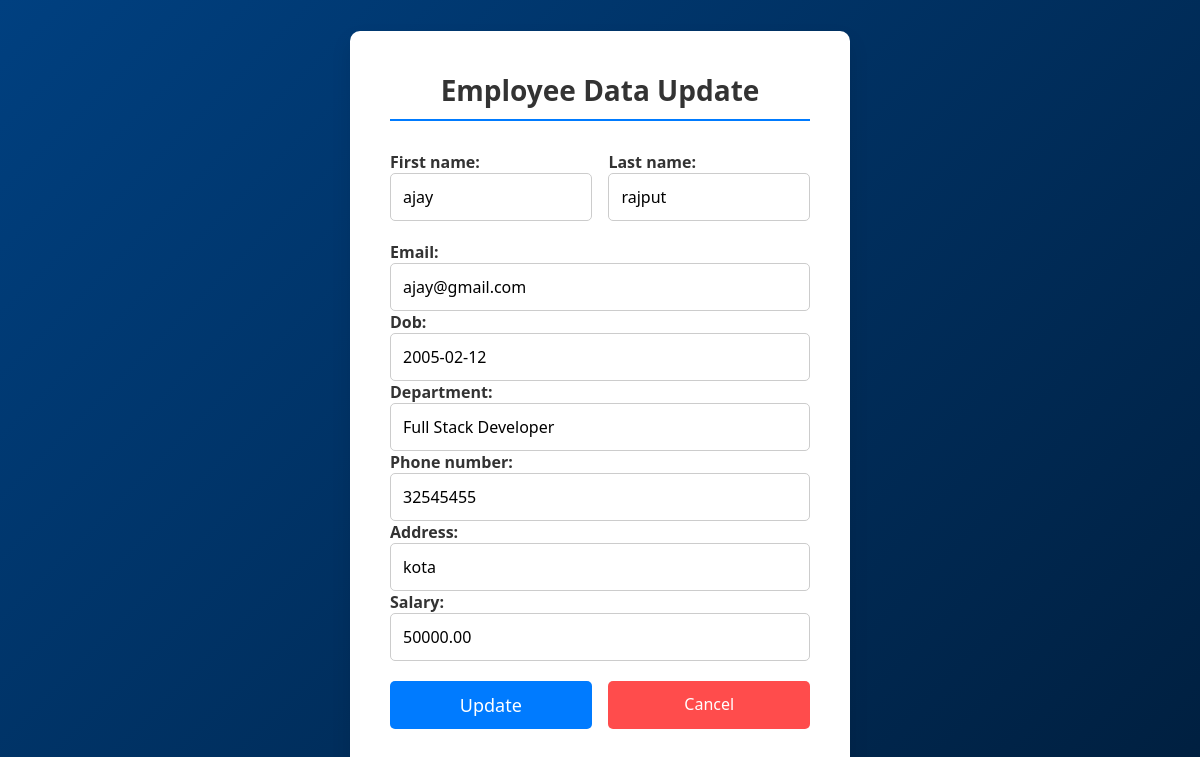
Page /employee_update/14/ on the committed database.
### apps/management/models.py (models this page shows)
class Employee(DateTimeModel):
    first_name = models.CharField(max_length=30)
    last_name = models.CharField(max_length=30)
    email = models.EmailField(null=True, max_length=30)
    dob = models.DateField(null=True)
    department = models.CharField(max_length=50)
    phone_number = models.CharField(max_length=15, null=True, blank=True)
    address = models.CharField(null=True, blank=True,max_length=40)
    salary = models.DecimalField(max_digits=10, decimal_places=2, null=True, blank=True)

### apps/management/views.py (the view)
# urls.py: path('employee_update/<int:pk>/', EmployeeUpdateView.as_view(), name='employee_update'),
class EmployeeUpdateView(UpdateView):
    model = Employee
    fields = ['first_name', 'last_name', 'email', 'dob', 'department', 'phone_number', 'address', 'salary']
    template_name = 'employee_update.html'
    success_url = reverse_lazy('employee_list')

### templates/employee_update.html (shortened to what this page needs)
<!DOCTYPE html>
<html lang="en">
<head>
</head>
<body>
    <div class="form-container">
        <h2>Employee Data Update</h2>
        <form method="post">
            <div class="form-row">
                <div class="form-group">
                    {{ form.first_name.label_tag }}{{ form.first_name }}
                </div>
                <div class="form-group">
                    {{ form.last_name.label_tag }}{{ form.last_name }}
                </div>
            </div>
            <div class="form-group">
                {{ form.email.label_tag }}{{ form.email }}
                {{ form.dob.label_tag }}{{ form.dob }}
                {{ form.department.label_tag }}{{ form.department }}
                {{ form.phone_number.label_tag }}{{ form.phone_number }}
                {{ form.address.label_tag }}{{ form.address }}
                {{ form.salary.label_tag }}{{ form.salary }}
            </div>
            <div class="button-row">
                <button type="submit">Update</button>
                <a href="{% url 'employee_list' %}" class="btn-cancel">Cancel</a>
            </div>
        </form>
    </div>
</body>
</html>

### templates/employee_update.html (style rules this page uses)
* { margin: 0; padding: 0; box-sizing: border-box; font-family: 'Segoe UI', Tahoma, Geneva, Verdana, sans-serif; }
body { display: flex; justify-content: center; align-items: center; height: 100vh; background: linear-gradient(135deg, #004080, #001f3f); }
.form-container { background: #ffffff; padding: 40px; border-radius: 10px; box-shadow: 0 10px 20px rgba(0, 0, 0, 0.1); max-width: 500px; width: 100%; animation: fadeIn 1s ease-in-out; }
h2 { margin-bottom: 30px; color: #333; font-size: 28px; text-align: center; font-weight: bold; border-bottom: 2px solid #007bff; padding-bottom: 10px; }
form { display: flex; flex-direction: column; }
.form-group { margin-bottom: 20px; }
.form-row { display: flex; justify-content: space-between; }
.form-row .form-group { width: 48%; }
label { margin-bottom: 8px; color: #333; font-size: 16px; font-weight: bold; }
input, select, textarea { width: 100%; padding: 12px; border: 1px solid #ccc; border-radius: 5px; font-size: 16px; transition: border-color 0.3s, box-shadow 0.3s; }
.button-row { display: flex; justify-content: space-between; }
button { padding: 12px 0; background: #007bff; color: #fff; border: none; border-radius: 5px; font-size: 18px; cursor: pointer; transition: background 0.3s, box-shadow 0.3s; width: 48%; }
.btn-cancel { background: rgba(255, 0, 0, 0.7); color: #fff; border-radius: 5px; text-decoration: none; text-align: center; line-height: 46px; width: 48%; }

### rows in the picture
Employee: first_name "ajay", last_name "rajput", email "ajay@gmail.com", dob "2005-02-12", department "Full Stack Developer", phone_number "32545455", address "kota", salary "50000.00"
